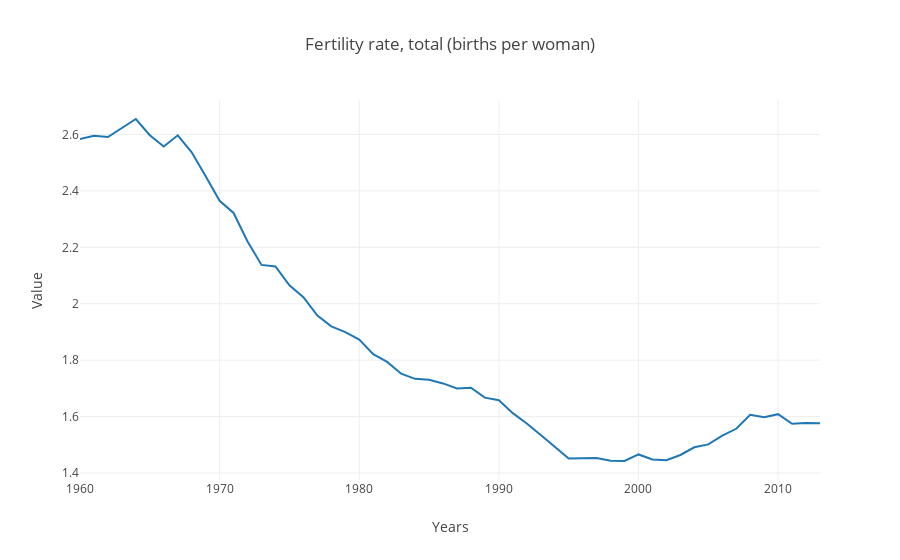

Here is the notebook cell this chart was saved with:
### Markdown cell above
Now, we plot a graphic containing only the indicator "European Union".

### Code cell
onlyeu = dftowork[(dftowork['IndicatorCode'] == chosen_indicators[0]) & (dftowork['CountryCode'] == 'EUU')]
plot_line(onlyeu)

### Figure 1 — Plotly figure (JSON) as saved in the notebook; plotly's stock layout.template omitted (floating-point values rounded to 4 significant figures)
{"data": [{"connectgaps": true, "name": "European Union", "text": ["2.58408984608896", "2.5953621204466604", "2.59091629009344", "2.6242094926166897", "2.65478196180517", "2.59741605042073", "2.5571618454709903", "2.5969913105028", "2.53651532660178", "2.4517090260391603", "2.36464314334997", "2.3217828663538103", "2.2207632151026", "2.13768149184336", "2.13199839998262", "2.06511115912442", "2.02297365995256", "1.95835364240604", "1.91966314429032", "1.89917983230642", "1.8730886322461104", "1.82108020414935", "1.79384406431544", "1.75218845403364", "1.73372203340131", "1.7303007486243105", "1.7175876524275802", "1.69976128655465", "1.70253129659919", "1.667161636279", "1.65826860599689", "1.6121446235808", "1.57553434637557", "1.5344687709828502", "1.49232714839062", "1.45148614716776", "1.4524477648093", "1.45312978316951", "1.44314887237509", "1.44259075210464", "1.46580298492399", "1.44800348436607", "1.44510223815001", "1.4638647338143995", "1.49112501759516", "1.50144850184643", "1.5322831975941202", "1.55679231077637", "1.60614654225063", "1.59731351242908", "1.60858465591465", "1.57436334134318", "1.57687568760375", "1.57649109458964"], "type": "scatter", "x": [1960, 1961, 1962, 1963, 1964, 1965, 1966, 1967, 1968, 1969, 1970, 1971, 1972, 1973, 1974, 1975, 1976, 1977, 1978, 1979, 1980, 1981, 1982, 1983, 1984, 1985, 1986, 1987, 1988, 1989, 1990, 1991, 1992, 1993, 1994, 1995, 1996, 1997, 1998, 1999, 2000, 2001, 2002, 2003, 2004, 2005, 2006, 2007, 2008, 2009, 2010, 2011, 2012, 2013], "y": [2.584, 2.595, 2.591, 2.624, 2.655, 2.597, 2.557, 2.597, 2.537, 2.452, 2.365, 2.322, 2.221, 2.138, 2.132, 2.065, 2.023, 1.958, 1.92, 1.899, 1.873, 1.821, 1.794, 1.752, 1.734, 1.73, 1.718, 1.7, 1.703, 1.667, 1.658, 1.612, 1.576, 1.534, 1.492, 1.451, 1.452, 1.453, 1.443, 1.443, 1.466, 1.448, 1.445, 1.464, 1.491, 1.501, 1.532, 1.557, 1.606, 1.597, 1.609, 1.574, 1.577, 1.576]}, {"connectgaps": true, "name": "Austria", "text": [], "type": "scatter", "x": [], "y": []}, {"connectgaps": true, "name": "Belgium", "text": [], "type": "scatter", "x": [], "y": []}, {"connectgaps": true, "name": "Bulgaria", "text": [], "type": "scatter", "x": [], "y": []}, {"connectgaps": true, "name": "Croatia", "text": [], "type": "scatter", "x": [], "y": []}, {"connectgaps": true, "name": "Cyprus", "text": [], "type": "scatter", "x": [], "y": []}, {"connectgaps": true, "name": "Czech Republic", "text": [], "type": "scatter", "x": [], "y": []}, {"connectgaps": true, "name": "Denmark", "text": [], "type": "scatter", "x": [], "y": []}, {"connectgaps": true, "name": "Estonia", "text": [], "type": "scatter", "x": [], "y": []}, {"connectgaps": true, "name": "Finland", "text": [], "type": "scatter", "x": [], "y": []}, {"connectgaps": true, "name": "France", "text": [], "type": "scatter", "x": [], "y": []}, {"connectgaps": true, "name": "Germany", "text": [], "type": "scatter", "x": [], "y": []}, {"connectgaps": true, "name": "Greece", "text": [], "type": "scatter", "x": [], "y": []}, {"connectgaps": true, "name": "Hungary", "text": [], "type": "scatter", "x": [], "y": []}, {"connectgaps": true, "name": "Ireland", "text": [], "type": "scatter", "x": [], "y": []}, {"connectgaps": true, "name": "Italy", "text": [], "type": "scatter", "x": [], "y": []}, {"connectgaps": true, "name": "Latvia", "text": [], "type": "scatter", "x": [], "y": []}, {"connectgaps": true, "name": "Lithuania", "text": [], "type": "scatter", "x": [], "y": []}, {"connectgaps": true, "name": "Luxembourg", "text": [], "type": "scatter", "x": [], "y": []}, {"connectgaps": true, "name": "Malta", "text": [], "type": "scatter", "x": [], "y": []}, {"connectgaps": true, "name": "Netherlands", "text": [], "type": "scatter", "x": [], "y": []}, {"connectgaps": true, "name": "Poland", "text": [], "type": "scatter", "x": [], "y": []}, {"connectgaps": true, "name": "Portugal", "text": [], "type": "scatter", "x": [], "y": []}, {"connectgaps": true, "name": "Romania", "text": [], "type": "scatter", "x": [], "y": []}, {"connectgaps": true, "name": "Slovenia", "text": [], "type": "scatter", "x": [], "y": []}, {"connectgaps": true, "name": "Spain", "text": [], "type": "scatter", "x": [], "y": []}, {"connectgaps": true, "name": "Sweden", "text": [], "type": "scatter", "x": [], "y": []}, {"connectgaps": true, "name": "United Kingdom", "text": [], "type": "scatter", "x": [], "y": []}], "layout": {"hovermode": "compare", "title": "Fertility rate, total (births per woman)", "xaxis": {"title": "Years"}, "yaxis": {"title": "Value"}}}
